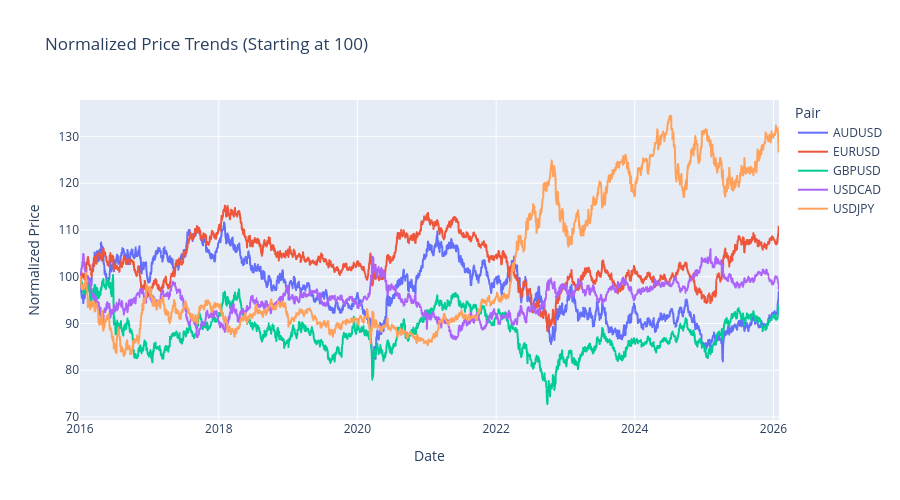

Write notebook code for a chart like this one.
### Code cell
# Normalized prices (to compare trends)
forex_pivot = forex_df.pivot(index='Date', columns='Pair', values='Close')
forex_normalized = forex_pivot / forex_pivot.iloc[0] * 100  # Start at 100

fig = px.line(forex_normalized, 
              title='Normalized Price Trends (Starting at 100)',
              labels={'value': 'Normalized Price', 'Date': 'Date'})
fig.update_layout(height=500)
fig.show()

### Figure 1 — Plotly figure (JSON) as saved in the notebook; plotly's stock layout.template omitted (floating-point values rounded to 4 significant figures; data arrays with more than 128 entries replaced by an {"elided": "..."} marker saying what was removed)
{"data": [{"hovertemplate": "Pair=AUDUSD<br>Date=%{x}<br>Normalized Price=%{y}<extra></extra>", "legendgroup": "AUDUSD", "line": {"color": "#636efa", "dash": "solid"}, "marker": {"symbol": "circle"}, "mode": "lines", "name": "AUDUSD", "showlegend": true, "type": "scattergl", "x": {"elided": "2623 str values"}, "xaxis": "x", "y": {"elided": "2623 float values"}, "yaxis": "y"}, {"hovertemplate": "Pair=EURUSD<br>Date=%{x}<br>Normalized Price=%{y}<extra></extra>", "legendgroup": "EURUSD", "line": {"color": "#EF553B", "dash": "solid"}, "marker": {"symbol": "circle"}, "mode": "lines", "name": "EURUSD", "showlegend": true, "type": "scattergl", "x": {"elided": "2623 str values"}, "xaxis": "x", "y": {"elided": "2623 float values"}, "yaxis": "y"}, {"hovertemplate": "Pair=GBPUSD<br>Date=%{x}<br>Normalized Price=%{y}<extra></extra>", "legendgroup": "GBPUSD", "line": {"color": "#00cc96", "dash": "solid"}, "marker": {"symbol": "circle"}, "mode": "lines", "name": "GBPUSD", "showlegend": true, "type": "scattergl", "x": {"elided": "2623 str values"}, "xaxis": "x", "y": {"elided": "2623 float values"}, "yaxis": "y"}, {"hovertemplate": "Pair=USDCAD<br>Date=%{x}<br>Normalized Price=%{y}<extra></extra>", "legendgroup": "USDCAD", "line": {"color": "#ab63fa", "dash": "solid"}, "marker": {"symbol": "circle"}, "mode": "lines", "name": "USDCAD", "showlegend": true, "type": "scattergl", "x": {"elided": "2623 str values"}, "xaxis": "x", "y": {"elided": "2623 float values"}, "yaxis": "y"}, {"hovertemplate": "Pair=USDJPY<br>Date=%{x}<br>Normalized Price=%{y}<extra></extra>", "legendgroup": "USDJPY", "line": {"color": "#FFA15A", "dash": "solid"}, "marker": {"symbol": "circle"}, "mode": "lines", "name": "USDJPY", "showlegend": true, "type": "scattergl", "x": {"elided": "2623 str values"}, "xaxis": "x", "y": {"elided": "2623 float values"}, "yaxis": "y"}], "layout": {"height": 500, "legend": {"title": {"text": "Pair"}, "tracegroupgap": 0}, "title": {"text": "Normalized Price Trends (Starting at 100)"}, "xaxis": {"anchor": "y", "domain": [0, 1], "title": {"text": "Date"}}, "yaxis": {"anchor": "x", "domain": [0, 1], "title": {"text": "Normalized Price"}}}}
